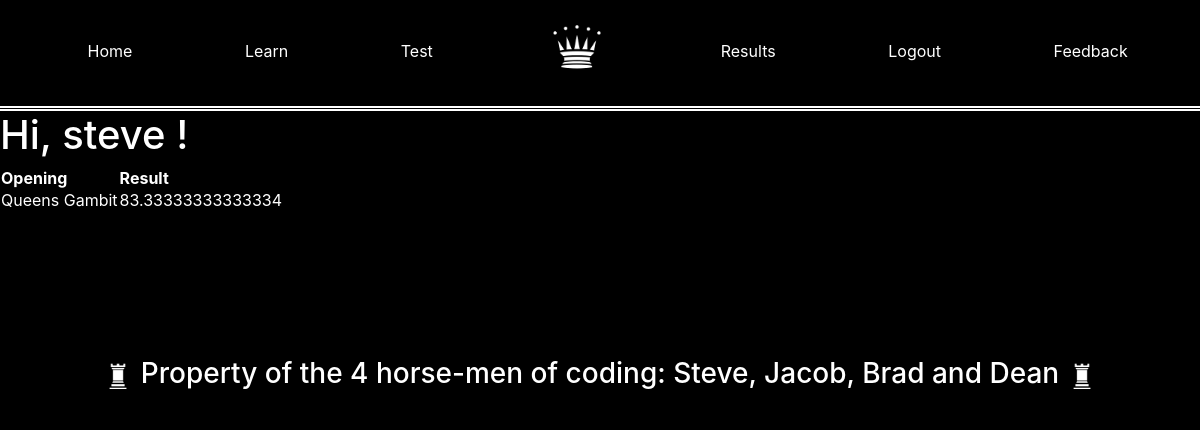
/results (signed in), run on the app's committed database.
### app/models.py (models this page shows, shortened)
class User(UserMixin, db.Model):
    id = db.Column(db.Integer, primary_key=True)
    username = db.Column(db.String(64), index=True, unique=True)
    email = db.Column(db.String(120), index=True, unique=True)
    password_hash = db.Column(db.String(128))
    posts = db.relationship('Post', backref='author', lazy='dynamic')
    results = db.relationship('Results', backref = 'student', lazy = 'dynamic')

class Results(db.Model):
    id = db.Column(db.Integer, primary_key=True)
    opening = db.Column(db.String(140))
    result =db.Column(db.Integer)
    incorrect = db.Column(db.ARRAY(db.String(140)))
    passed = db.Column(db.Boolean)
    timestamp = db.Column(db.DateTime, index=True, default=datetime.utcnow)
    user_id = db.Column(db.Integer, db.ForeignKey('user.id'))

### app/routes.py (the view)
@app.route('/results', methods=['GET', 'POST'])
@login_required
def results():
    u = User.query.get(current_user.id)
    return render_template('results.html', title='results', query = u.results.all())

### app/models.py (called while the page is built)
@login.user_loader
def load_user(id):
    return User.query.get(int(id))

### app/templates/results.html
{% extends "base.html" %}
{% block content %}
<h1>Hi, {{current_user.username}} ! </h1>
<table>
<tr>
    <th>Opening</th>
    <th>Result</th>
</tr>
{% for r in query %}
<tr>
    <td>
        {{r.opening}}
    </td>
    <td>
        {{r.result}}
    </td>
</tr>
{% endfor %}
</table>
{% include "footer.html" %}
{% endblock %}

### app/templates/base.html (shortened to what this page needs)
<html>
    <head>
        <link rel="stylesheet" href="https://maxcdn.bootstrapcdn.com/bootstrap/4.5.2/css/bootstrap.min.css">
  </head>
  <body>
    <nav class="navbar navbar-expand-sm justify-content-center" style="background-color: black; padding-left: 2.6%; border-bottom: 5px white double; padding-bottom: 2%;">
      <ul class="navbar-nav nav-fill w-100">
        <li class="nav-item" style="padding-top: 2%;">
          <a class="nav-link" href="{{ url_for('index') }}">Home</a>
        </li>
        <li class="nav-item" style="padding-top: 2%;">
          <a class="nav-link" href="{{ url_for('newLearn') }}">Learn</a>
        </li>
        <li class="nav-item" style="padding-top: 2%;">
          <a class="nav-link" href="{{ url_for('newTest') }}">Test</a>
        </li>
        <a class="navbar-brand mx-auto" href="#" style="padding-left: 5%; padding-right: 5%; padding-top: 0.75%;">
          <img src="static/img/chesspieces/wikipedia/wQ.png" alt="logo" style="width:60px;">
        </a>
        <li class="nav-item" style="padding-top: 2%;">
          <a class="nav-link" href="{{ url_for('results') }}">Results</a>
        </li>
        <li class="nav-item" style="padding-top: 2%;">
          <a class="nav-link" href="{{ url_for('logout') }}">Logout</a>
        </li>
        <li class="nav-item" style="padding-top: 2%;">
          <a class="nav-link" href="{{ url_for('feedback2') }}">Feedback</a>
        </li>
      </ul>
    </nav>
        {% block content %}{% endblock %}
    </body>
</html>

### app/templates/footer.html (shortened to what this page needs)
<html>
    <head>
        <link rel="stylesheet" href="https://maxcdn.bootstrapcdn.com/bootstrap/4.5.2/css/bootstrap.min.css">
  </head>
    <body>
        <div id='footer' class="text-align">
          <h3>
            <img src="static/img/chesspieces/wikipedia/wR.png" alt="footerking" style="height: 40px; width:30px;">
            Property of the 4 horse-men of coding: Steve, Jacob, Brad and Dean
            <img src="static/img/chesspieces/wikipedia/wR.png" alt="footerking" style="height: 40px; width:30px;">
          </h3>
        </div>
    </body>
</html>

### app/templates/base.html (style rules this page uses)
.nav-link { color: white; }

### app/templates/footer.html (style rules this page uses)
* { color: white; }
body { background-color: black; }
#footer { position:relative; bottom:0; width:100%; height:40px; background: black; padding-top: 2%; display: table; margin-top: 10%; }
.text-align { display: table-cell; vertical-align: middle; text-align: center; }

### data on the page
User: username "steve"
Results: opening "Queens Gambit", result "83.33333333333334"
